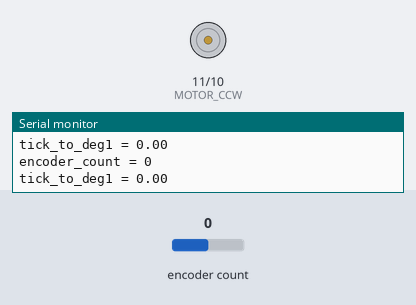
This sketch was run on a simulated Arduino Uno, built with avr-gcc and run on an emulated ATmega328P. On the bench: motor-driver pin pairs drawn as motors (green arrow = first pin HIGH = forward, orange = second pin HIGH = backward, longer = more drive, scaled by the enable pin), the last lines printed to the serial monitor. The test bench sets the inputs (shaded band); at power-on: encoder count 0.

Above: at 1.2 s.
1.3 s: encoder count set to 4
At 1.7 s:
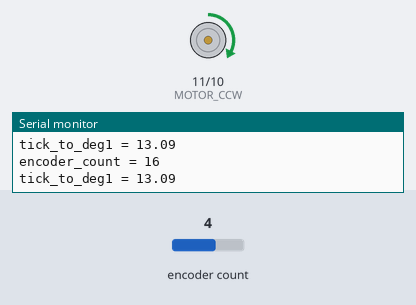
2.8 s: encoder count set to 3
At 3.5 s:
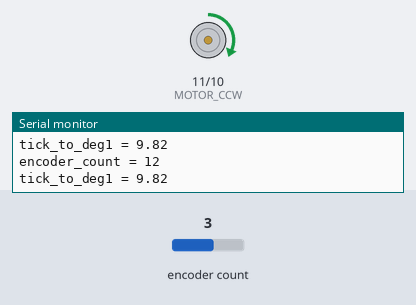
5.8 s: encoder count set to 2
At 6.7 s:
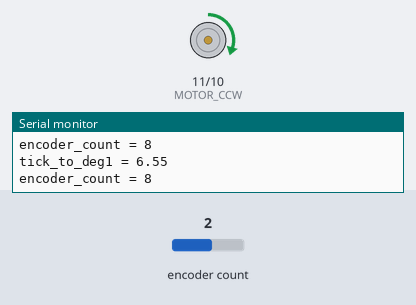
Timing chart, 0 to 8.8 s (numbered marks = the images above; inputs shaded):
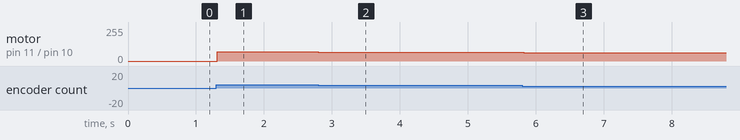

The sketch:

PID_GROUP24.ino
```cpp
#include <Encoder.h>
#include <PIDController.h>

PIDController pid;

#define ENCODER_A 2
#define ENCODER_B 3 // Encoder output to Arduino Interrupt pin ncoderPinB

int encoder_count = 0; // stores the current encoder count
double tick_to_deg1;

Encoder myEnc(ENCODER_B, ENCODER_A);

#define MOTOR_CCW 11
#define MOTOR_CW 10
#define enA 9
double motor_pwm_value;

float kp = 1; //Kp= 0675
float ki = 0.17; //Ki= none
float kd = 0.12; //Kd= -0.015

////////// SETUP //////////
void setup() {

  Serial.begin(9600); // print
   // start CD engine
  pinMode(enA, OUTPUT);
  pinMode(MOTOR_CW, OUTPUT);
  pinMode(MOTOR_CCW, OUTPUT);
  // Set initial rotation direction
  digitalWrite(MOTOR_CW, HIGH);
  digitalWrite(MOTOR_CCW, LOW);
  // print the desired velocity
  Serial.print("Write the power, in percents you want to send to the motor");

  pid.begin(); // Initialize the PID controller
  pid.limit(-180, 180); // The PID output can be limited to values between -255 to 255
  pid.tune(kp, ki, kd); // Set PID parameters
  pid.setpoint(0); // the goal angle

}

////////// LOOP //////////
void loop() {

  encoder_count = myEnc.read(); // read the number of rounds until now
  Serial.print("encoder_count = ");
  Serial.println(encoder_count);
  tick_to_deg1 = tick_to_deg(encoder_count); // calculate the degrees based on the number of rounds

  // update the real degrees value (back to 0 - 360)
  while (abs(tick_to_deg1) > 360) {
    if (tick_to_deg1 < 0)
        tick_to_deg1 = tick_to_deg1 + 360;
    else
        tick_to_deg1 = tick_to_deg1 - 360;
  }

  Serial.print("tick_to_deg1 = ");
  Serial.println(tick_to_deg1);

  //the motor based on current angle
  motor_pwm_value = double(pid.compute(tick_to_deg1)); // compute the PWM value

  // calculate motor direction
  if (motor_pwm_value < 0)
    reverse();
  else
   forward();

  // send PWM value to motor
  analogWrite(enA, abs(255 * motor_pwm_value * 6/100));
  delay(50);

}


////////// FUNCTIONS //////////

// clockwise
void forward(){
  digitalWrite(MOTOR_CW, HIGH);
  digitalWrite(MOTOR_CCW, LOW);
}

// counter-clockwise
void reverse(){
  digitalWrite(MOTOR_CW, LOW);
  digitalWrite(MOTOR_CCW, HIGH);
}

// convert the tick to degrees
double tick_to_deg(long tick) {
    return tick * 360.0/440.0; // 440 pulses until full round
}
```

Measured:
- after the input at 1.3 s, motor on pin 11 (MOTOR_CCW) / pin 10 (MOTOR_CW): stopped → forward 71/255 at once
- after the input at 2.8 s, motor on pin 11 (MOTOR_CCW) / pin 10 (MOTOR_CW): forward 71/255 → forward 66/255 at once
- after the input at 5.8 s, motor on pin 11 (MOTOR_CCW) / pin 10 (MOTOR_CW): forward 66/255 → forward 61/255 at once
